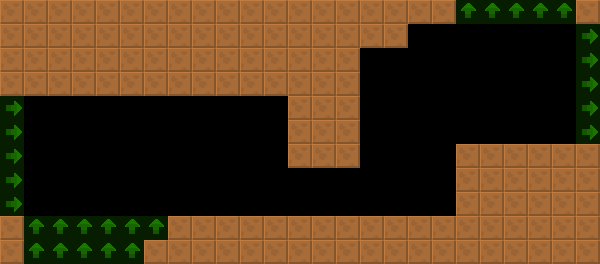

Tiled map render using the project's own tile images. Description and the map definition, with tile-layer contents summarised, below:
An orthogonal 25x11 tile map with 24x24 px tiles, 2 tile layers (col, lnk), 2 tilesets and 2 objects (2x Spikes).

<map version="1.4" tiledversion="1.4.2" orientation="orthogonal" renderorder="right-down" width="25" height="11" tilewidth="24" tileheight="24" infinite="0" nextlayerid="4" nextobjectid="8">
 <tileset firstgid="6" source="../../lnk.tsx" />
 <tileset firstgid="1" source="../../col.tsx" />
 <layer id="1" name="col" width="25" height="11">
  <data>[275 cells, 133 non-empty, 1 distinct tile ids]</data>
 </layer>
 <layer id="2" name="lnk" width="25" height="11" opacity="0.5">
  <data>[275 cells, 26 non-empty, 2 distinct tile ids]</data>
 </layer>
 <objectgroup id="3" name="markers" opacity="0.5">
  <object id="1" name="Spikes" type="Spikes" x="432" y="144" width="24" height="72">
   <properties>
    <property name="yr" value="0" />
    <property name="xr" value="0" />
   </properties>
  </object>
  <object id="2" name="Spikes" type="Spikes" x="288" y="168" width="72" height="24">
   <properties>
    <property name="yr" value="0" />
    <property name="xr" value="0" />
   </properties>
  </object>
 </objectgroup>
</map>